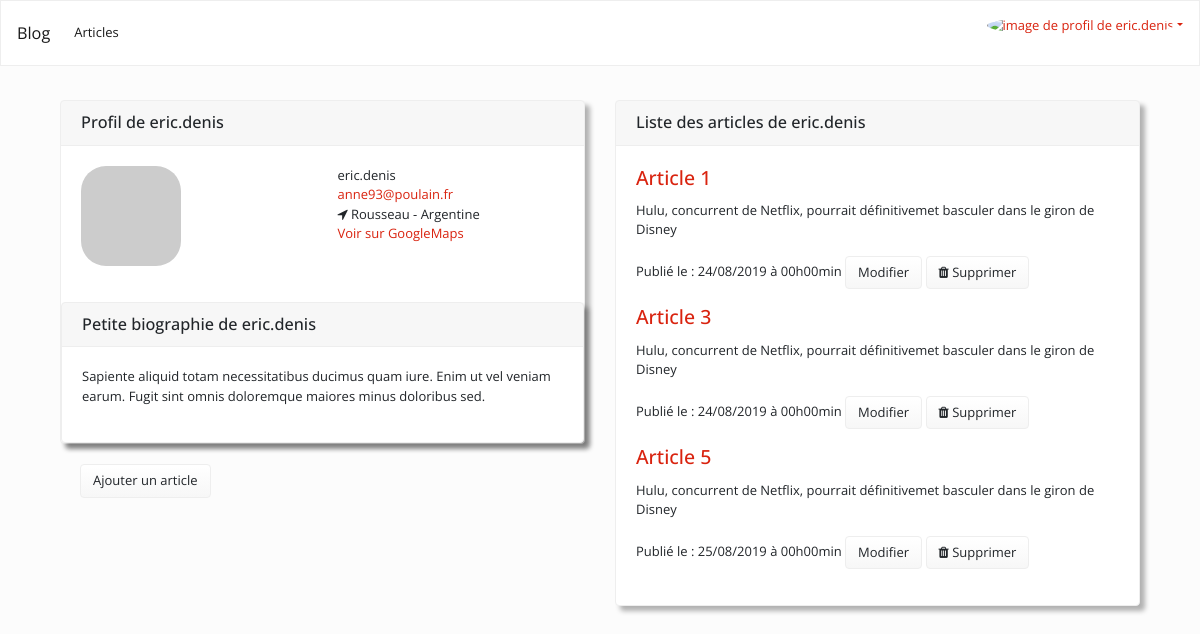
Page /index.php?p=profil&id=1 (signed in) on the committed database.
### tables this page shows
CREATE TABLE IF NOT EXISTS `users` (
  `id` int(11) NOT NULL AUTO_INCREMENT,
  `username` varchar(24) NOT NULL,
  `email` varchar(96) NOT NULL,
  `password` varchar(128) NOT NULL,
  `active` enum('0','1') DEFAULT '0',
  `name` varchar(50) NOT NULL,
  `city` varchar(50) DEFAULT NULL,
  `country` varchar(50) DEFAULT NULL,
  `twitter` varchar(50) DEFAULT NULL,
  `github` varchar(50) DEFAULT NULL,
  `bio` text DEFAULT NULL,
  `avatar` varchar(255) DEFAULT NULL,
  `create_time` datetime NOT NULL DEFAULT current_timestamp(),
  `update_time` datetime NOT NULL DEFAULT current_timestamp(),
  PRIMARY KEY (`id`),
  UNIQUE KEY `user_UNIQUE` (`id`),
  UNIQUE KEY `email_UNIQUE` (`email`),
  UNIQUE KEY `username_UNIQUE` (`username`) USING BTREE
);

CREATE TABLE IF NOT EXISTS `post` (
  `id` int(11) NOT NULL AUTO_INCREMENT,
  `img` varchar(45) NOT NULL,
  `title` text NOT NULL,
  `postContent` longtext NOT NULL,
  `detail` varchar(255) NOT NULL,
  `statut` varchar(20) NOT NULL,
  `created_date` datetime NOT NULL DEFAULT current_timestamp(),
  `update_time` datetime NOT NULL DEFAULT current_timestamp(),
  `user_id` int(11) NOT NULL,
  PRIMARY KEY (`id`),
  UNIQUE KEY `id_UNIQUE` (`id`),
  KEY `fk_post_user1_idx` (`user_id`) USING BTREE
);

### controller/profile.php (called while the page is built, shortened)
<?php
require(MODEL.'profilManager.php');
if (!empty($_GET['id'])) {
    $user = find_user_by_id($_GET['id']);
    $posts = getPosts($_GET['id']);
} else {
    redirect('profil&id='.$user);
}
include(VIEW.'profile.view.php');

### model/frontendManager.php (called while the page is built, shortened)
<?php
if (!function_exists('find_user_by_id')) {
    function find_user_by_id($id)
    {
        $db = getConnect();
        $q = $db->prepare('SELECT * FROM users WHERE id = ?');
        $q->execute([$id]);
        $data = $q->fetch(PDO::FETCH_OBJ);
        return $data;
    }
}

### controller/frontend.php (called while the page is built, shortened)
<?php
if (!function_exists('e')) {
    function e($string)
    {
        if ($string) {
            return htmlspecialchars($string);
        }
    }
}
if (!function_exists('get_session')) {
    function get_session($key)
    {
        if ($key) {
            return !empty($_SESSION[$key])
                ? e($_SESSION[$key])
                : null;
        }
    }
}
if (!function_exists('get_avatar_url')) {
    function get_avatar_url($email, $size = 25)
    {
        return "https://www.gravatar.com/avatar/" . md5(strtolower(trim(e($email)))) . "?s=" . $size;
    }
}

### model/profilManager.php (called while the page is built, shortened)
<?php
if (!function_exists('getPosts')) {
    function getPosts()
    {
        $db = getConnect();
        $q = $db->prepare("SELECT id AS posted, title, detail, DATE_FORMAT(created_date, '%d/%m/%Y à %Hh%imin') AS date_fr
                           FROM  post
                           WHERE post.user_id = :user_id
                           ORDER BY created_date ASC");
        $q->execute(
            [
                'user_id' => $_GET['id']
            ]
        );
        $posts = $q->fetchAll(PDO::FETCH_OBJ);
        return $posts;
    }
}

### view/profile.view.php (the view, shortened to what this page needs)
<div id="main-content">
  <div class="container">
    <div class="row">
      <div class="col-md-6">
        <div class="card">
          <h5 class="card-header">Profil de <?= e($user->username) ?>
          </h5>
          <div class="card-body row">
            <p class="card-text col-md-6"><img
                src="<?= $user->avatar ? $user->avatar : get_avatar_url(get_session('email'), 50) ?>"
                alt="image de profil de <?= get_session('username') ?>"
                class="avatar-md"><br /></p>
            <p class="card-text col-md-6">
              <?= e($user->username) ?><br />
              <a href="mailto:<?= e($user->email) ?>"><?= e($user->email) ?></a> <br />
              <?= $user->city && $user->country
                ? '<i class="fa fa-location-arrow">&nbsp;</i>' . e($user->city) . ' - ' . e($user->country) . '<br />'
                : '';
              ?>
              <a href="//www.google.fr/maps?q=<?= e($user->city) . ' ' . e($user->country) ?>"
                target="_blank">Voir
                sur GoogleMaps</a><br />
            </p>
          </div>
          <div class="row well">
            <div class="col-md-12">
              <div class="card">
                <h5 class="card-header"> Petite biographie de <?= e($user->username) ?>
                </h5>
                <p class="card-body">
                  <?= $user->bio
                    ? nl2br(e($user->bio))
                    : 'Aucune biographie pour le moment...';
                  ?>
                </p>
              </div>
            </div>
          </div>
        </div>
        <div class="card-body">
        <div><a class="btn btn-secondary" href="index.php?p=addpost">Ajouter un article</a></div><br />
        </div>
      </div>
      <div class="col-md-6">
        <div class="card">
          <h5 class="card-header">Liste des articles de <?= e($user->username) ?>
          </h5>
          <div class="card-body">
            <?php if (!empty($posts)) :?>
            <?php foreach ($posts as $post) : ?>
            <h4 class="card-title">
            <a href="index.php?p=post&id=<?= $post->posted ?>"><?= e($post->title); ?></a>
            </h4>
            <p><?= e($post->detail); ?>
            </p>
            <p>Publié le : <?= e($post->date_fr); ?> <a
                class="btn btn-secondary" href="index.php?p=editpost&id=<?=$post->posted; ?>">Modifier</a>
              <a onclick="return confirm('Êtes-vous sûr de vouloir supprimer cet article ?');"
              class="btn btn-secondary" href="index.php?p=deletepost&id=<?= $post->posted; ?>"><i class="fa fa-trash"></i> Supprimer</a><br /></p>
            <?php endforeach; ?>
            <?php else :?>
            <p>Vous n'avez encore rien publié...</p>
            <?php endif; ?>
          </div>
        </div>
      </div>
    </div>
  </div>
</div>
</div>
<?php $contentPage = ob_get_clean();
include(VIEW . 'template.php');

### assets/css/main.css (style rules this page uses)
body, html { min-height: 100%; padding-top: 50px; }
.avatar-md { border-radius: 25%; height: 100px; width: 100px; }
.card { box-shadow: 5px 5px 5px 0px rgba(0,0,0,0.3); }

### rows in the picture
users: username "eric.denis", email "anne93@poulain.fr", city "Rousseau", country "Argentine", bio "Sapiente aliquid totam necessitatibus ducimus quam iure. Enim ut vel veniam earum. Fugit sint omnis doloremque maiores minus doloribus sed."
post: title "Article 1", detail "Hulu, concurrent de Netflix, pourrait définitivemet basculer dans le giron de Disney", date_fr "24/08/2019 à 00h00min"
post: title "Article 3", detail "Hulu, concurrent de Netflix, pourrait définitivemet basculer dans le giron de Disney", date_fr "24/08/2019 à 00h00min"
post: title "Article 5", detail "Hulu, concurrent de Netflix, pourrait définitivemet basculer dans le giron de Disney", date_fr "25/08/2019 à 00h00min"

### other values in the picture
WEBSITE_NAME "Blog"
